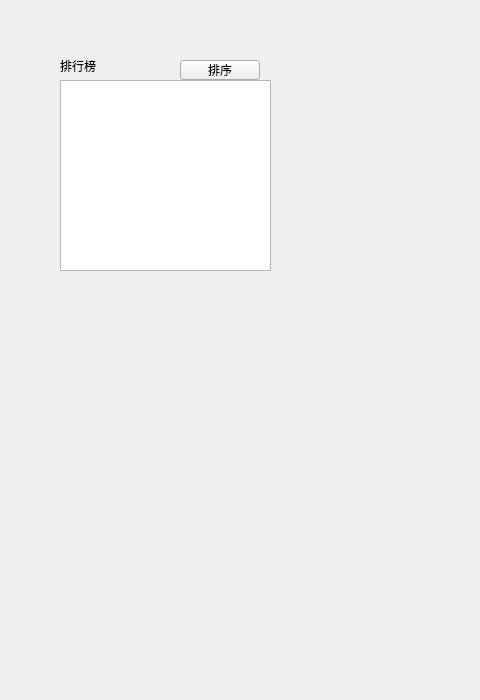
<?xml version="1.0" encoding="UTF-8"?>
<ui version="4.0">
 <class>leaderboard</class>
 <widget class="QWidget" name="leaderboard">
  <property name="geometry">
   <rect>
    <x>0</x>
    <y>0</y>
    <width>480</width>
    <height>700</height>
   </rect>
  </property>
  <property name="windowTitle">
   <string>Form</string>
  </property>
  <widget class="QPushButton" name="sort">
   <property name="geometry">
    <rect>
     <x>180</x>
     <y>60</y>
     <width>80</width>
     <height>20</height>
    </rect>
   </property>
   <property name="text">
    <string>排序</string>
   </property>
  </widget>
  <widget class="QTextEdit" name="textEdit">
   <property name="geometry">
    <rect>
     <x>60</x>
     <y>80</y>
     <width>211</width>
     <height>191</height>
    </rect>
   </property>
  </widget>
  <widget class="QLabel" name="label">
   <property name="geometry">
    <rect>
     <x>60</x>
     <y>60</y>
     <width>54</width>
     <height>12</height>
    </rect>
   </property>
   <property name="text">
    <string>排行榜</string>
   </property>
  </widget>
 </widget>
 <resources/>
 <connections/>
</ui>
